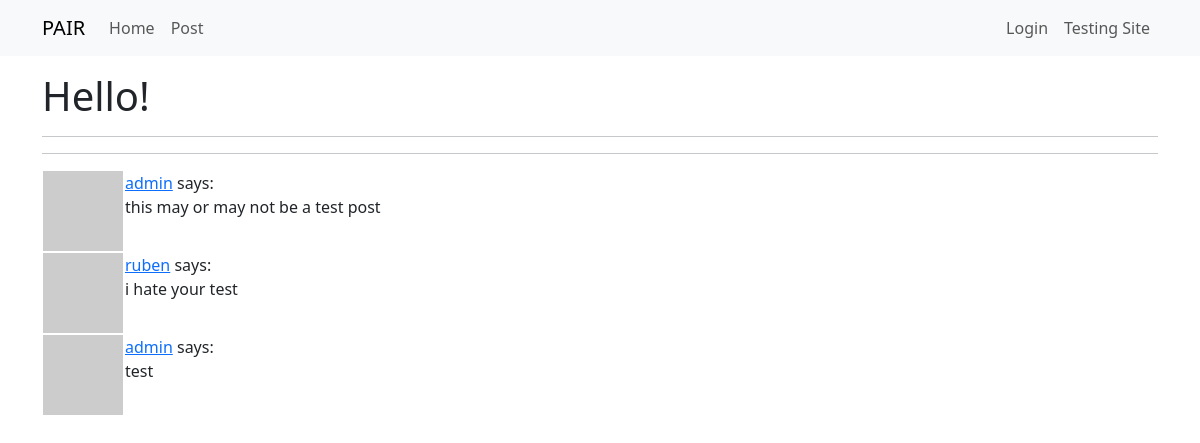
The page /index on the database as committed earlier.
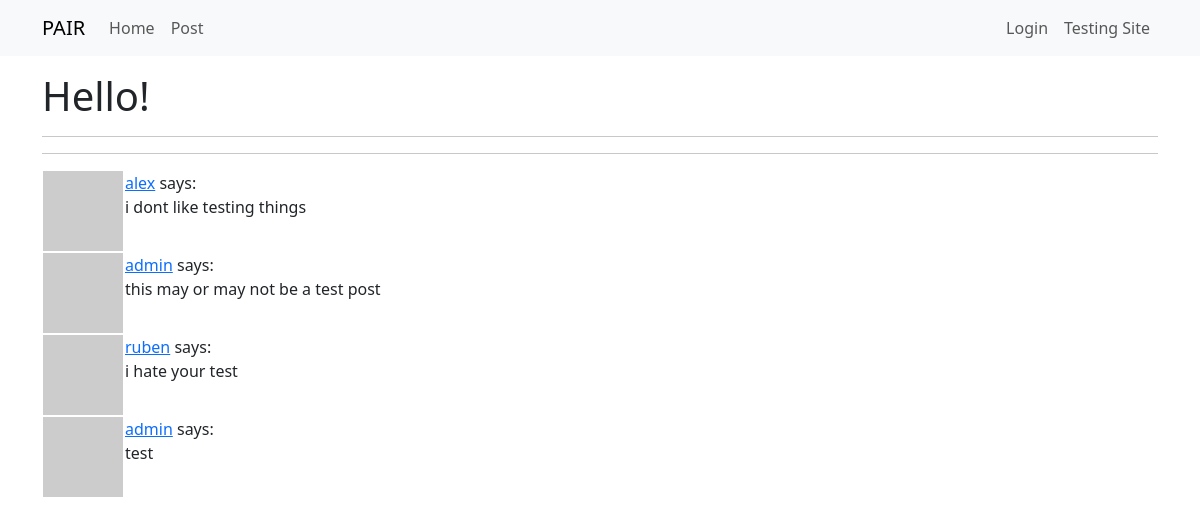
The same page on the database as committed later.
### app/models.py (models this page shows, shortened)
class Post(db.Model):
    id: so.Mapped[int] = so.mapped_column(primary_key=True)
    body: so.Mapped[str] = so.mapped_column(sa.String(1024))
    timestamp: so.Mapped[datetime] = so.mapped_column(index=True, default=lambda: datetime.now(timezone.utc))
    user_id: so.Mapped[int] = so.mapped_column(sa.ForeignKey(User.id), index=True)
    author: so.Mapped[User] = so.relationship(back_populates='posts')

class User(UserMixin, db.Model):
    id: so.Mapped[int] = so.mapped_column(primary_key=True)
    username: so.Mapped[str] = so.mapped_column(sa.String(16), index=True, unique=True)
    password_hash: so.Mapped[str] = so.mapped_column(sa.String(256))
    about_me: so.Mapped[Optional[str]] = so.mapped_column(sa.String(120))
    posts: so.WriteOnlyMapped['Post'] = so.relationship(back_populates='author')
    def avatar(self, size):
        _salt = 'pair2025'
        digest = md5((self.username.lower() + _salt).encode('utf-8')).hexdigest()
        return f'https://www.gravatar.com/avatar/{digest}?d=retro&s={size}'

### app/routes.py (the view)
@app.route('/', methods=['GET', 'POST'])
@app.route('/index', methods=['GET', 'POST'])
def index():
    query = sa.select(Post).order_by(Post.timestamp.desc())
    posts = db.session.scalars(query).all()
    return render_template('index.html', title='Home', posts=posts)

### app/templates/index.html (shortened to what this page needs)
{% extends "base.html" %}
{% block content %}
    {% if not current_user.is_anonymous %}
    <h1>Hi {{ current_user.username }}!</h1>
    {% else %}
    <h1>Hello!</h1>
    {% endif %}
    <hr>
    <hr>
    {% for post in posts %}
        {% include '_post.html' %}
    {% endfor %}
{% endblock %}

### app/templates/_post.html
    <table>
        <tr valign="top">
            <td><img src="{{ post.author.avatar(36) }}"></td>
            <td><a href="user/{{ post.author.username }}" >{{ post.author.username }}</a> says:<br>{{ post.body }}</td>
        </tr>
    </table>

Rows that differ between the two databases and show on the page:
added Post: author.username "alex", body "i dont like testing things"
